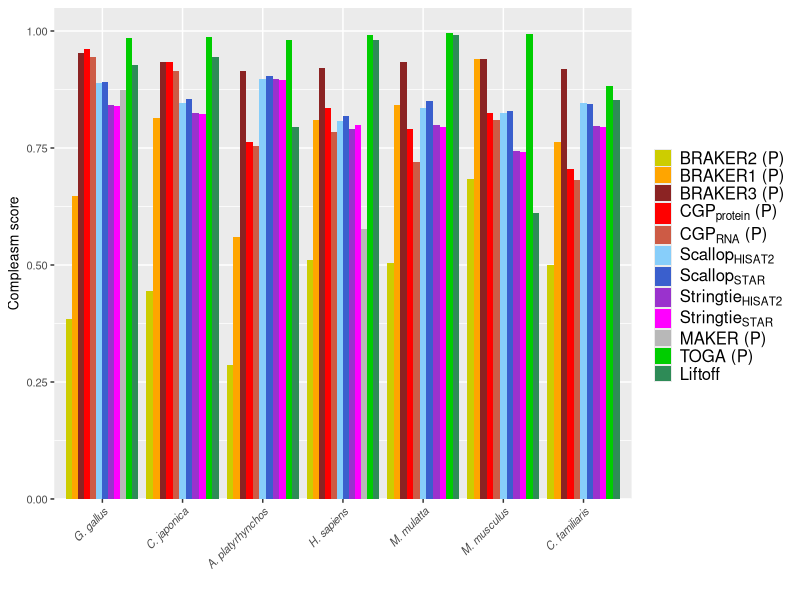
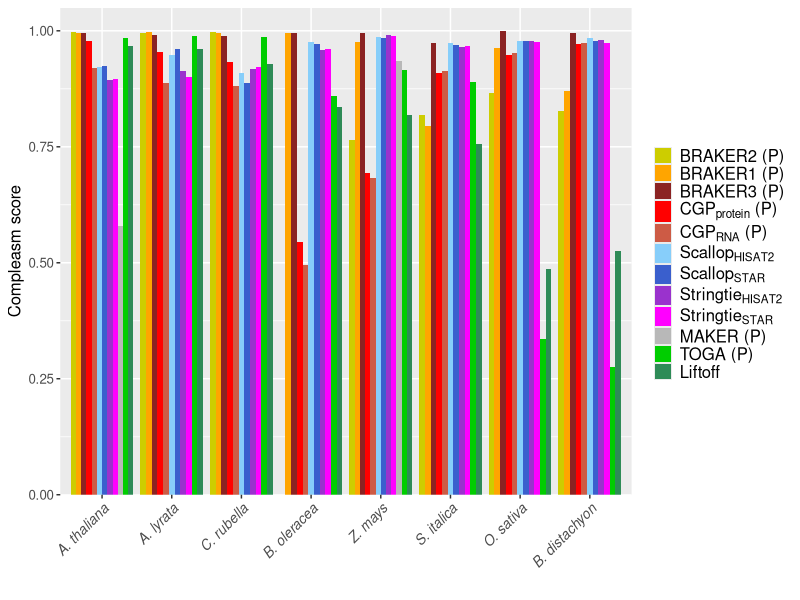
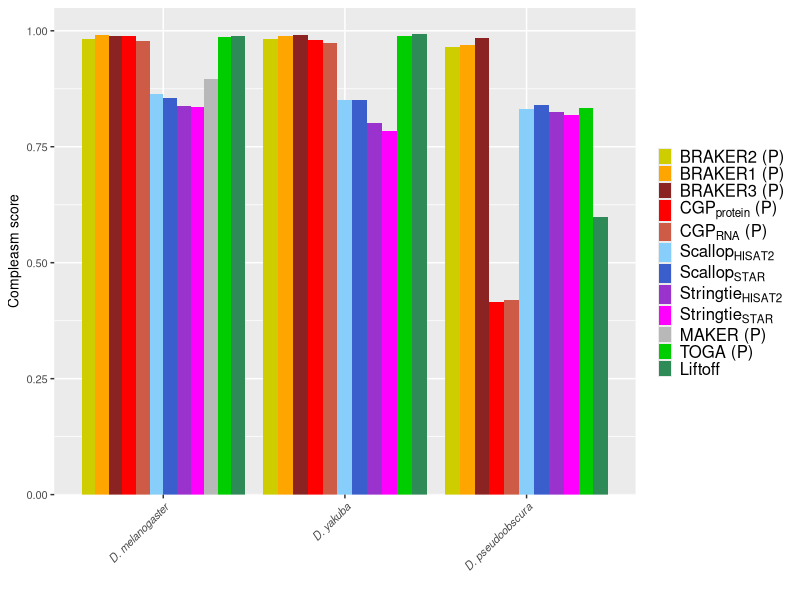
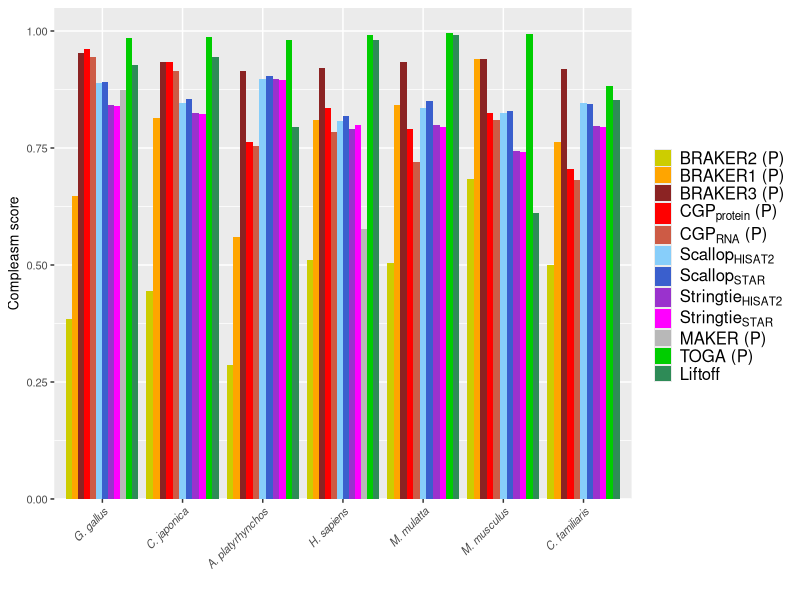
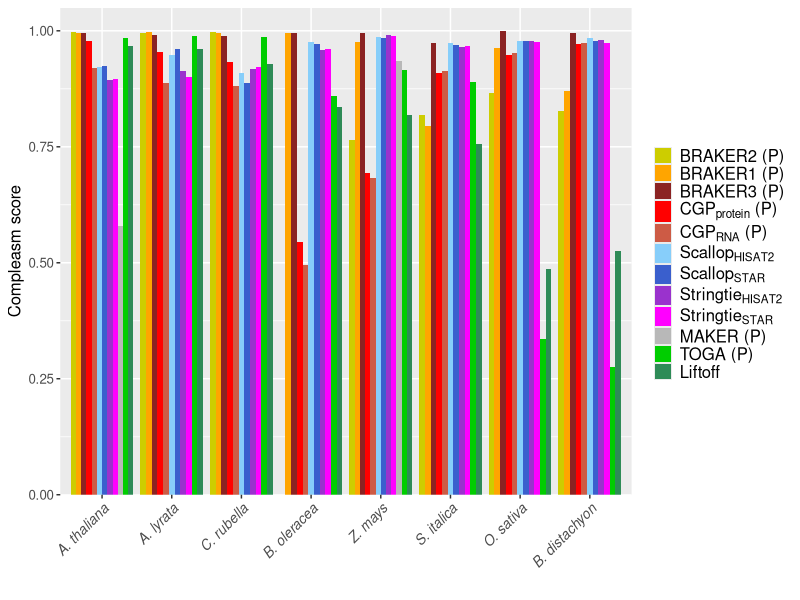
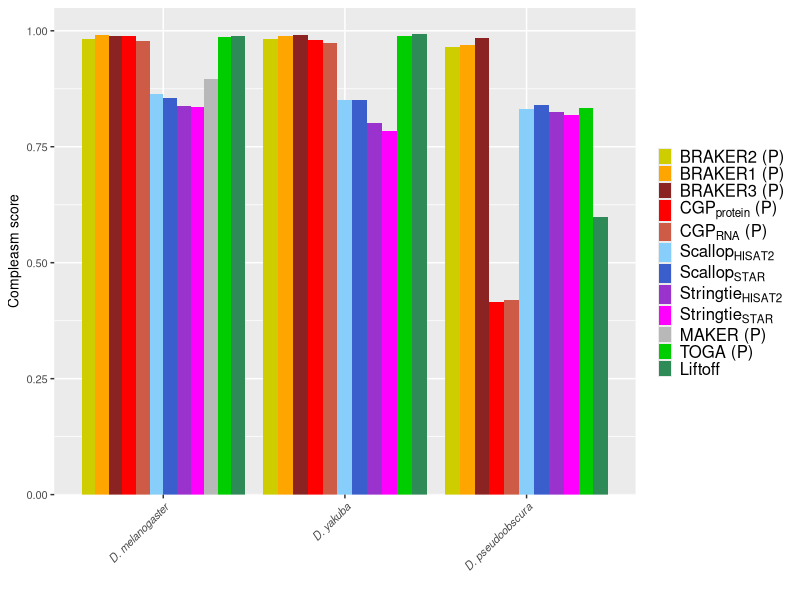

Source code (R) for these figures, in order:
## ---- chunk 1
currentdir=getwd()
setwd(currentdir)
library(tidyverse)
## ---- chunk 2
annotations <-read_csv("../../data/Table_S3.csv")
annotations <- annotations %>% filter(!method %in% c("BrkProt-unfilt","BrkProt-fullsupport","BrkRNA-unfilt",
                                                     "BrkRNA-fullsupport","CGPdenovo","TSEBRA","MakerNoRnaNoEvm",
                                                     "MakerRnaEvm","MakerNoRnaEvm")) 

methodlabels<-c("BRAKER2 (P)","BRAKER1 (P)","BRAKER3 (P)",expression(paste(CGP[protein]," (P)")),expression(paste(CGP[RNA]," (P)")),expression(Scallop[HISAT2]),expression(Scallop[STAR]),expression(Stringtie[HISAT2]),expression(Stringtie[STAR]),"MAKER (P)","TOGA (P)","Liftoff")

annotations$method <- factor(annotations$method,levels=c("BrkProt","BrkRNA","Braker3","CGPprotein","CGPrnaseq",
                                           "ScalHisat","ScalStar","StrHisat","StrStar","MakerRnaNoEvm","TOGA","liftoff"))

annotations <- annotations %>% mutate(species = str_replace(species, "dmelanogaster", "D. melanogaster")) %>%
     mutate(species = str_replace(species, "dpseudoobscura", "D. pseudoobscura")) %>%  
     mutate(species = str_replace(species, "dyakuba", "D. yakuba")) %>%
     mutate(species = str_replace(species, "alyrata", "A. lyrata")) %>%
     mutate(species = str_replace(species, "athaliana", "A. thaliana")) %>%
     mutate(species = str_replace(species, "boleracea", "B. oleracea")) %>%
     mutate(species = str_replace(species, "crubella", "C. rubella")) %>%
     mutate(species = str_replace(species, "osativa", "O. sativa")) %>%
     mutate(species = str_replace(species, "sitalica", "S. italica")) %>%
     mutate(species = str_replace(species, "bdistachyon", "B. distachyon")) %>%
     mutate(species = str_replace(species, "zmays", "Z. mays")) %>%
     mutate(species = str_replace(species, "bmori", "B. mori")) %>%
     mutate(species = str_replace(species, "herato", "H. erato")) %>%
     mutate(species = str_replace(species, "dplexippus", "D. plexippus")) %>%
     mutate(species = str_replace(species, "human", "H. sapiens")) %>%
     mutate(species = str_replace(species, "macaque", "M. mulatta")) %>%
     mutate(species = str_replace(species, "dog", "C. familiaris")) %>%
     mutate(species = str_replace(species, "mouse", "M. musculus")) %>%
     mutate(species = str_replace(species, "chicken", "G. gallus")) %>%
     mutate(species = str_replace(species, "quail", "C. japonica")) %>%
     mutate(species = str_replace(species, "mallard", "A. platyrhynchos"))


annotations <- annotations %>% mutate_at(vars(species),factor,levels=c("D. melanogaster",
              "D. yakuba", "D. pseudoobscura","A. thaliana", "A. lyrata","C. rubella","B. oleracea","Z. mays","S. italica","O. sativa",
               "B. distachyon", "G. gallus","C. japonica","A. platyrhynchos","H. sapiens","M. mulatta","M. musculus","C. familiaris","H. erato","D. plexippus","B. mori"))
## ---- chunk 3
vertebrates_compleasm_protein_barplot <- annotations %>% filter(group =="mammals" | group=="birds") %>% ggplot() + theme(text = element_text(size = 12))  +
    geom_bar(aes(species,y=compleasm_protein,fill=method),width=0.9,stat="identity",position="dodge") +
     scale_fill_manual(labels=methodlabels,values=c("yellow3","orange","brown4", "red","coral3", "lightskyblue", "royalblue3","darkorchid3", "magenta","gray72","green3","seagreen")) +
    theme(axis.text.x=element_text(angle=45, hjust=1,vjust=1,size=8,face="italic")) + 
    theme(axis.text.y=element_text(size=8)) + 
    theme(axis.title.y=element_text(size=10)) +
    ylab("Compleasm score") + xlab("") + scale_y_continuous(expand=c(0,0),limits=c(0,1.05)) + 
    theme(legend.text.align = 0,legend.text=element_text(size=12),legend.spacing.y = unit(0.1, "cm"),legend.key.size= unit(0.45, "cm")) + 
    guides(fill = guide_legend(byrow = TRUE)) +
    labs(fill = "") 
    


print(vertebrates_compleasm_protein_barplot)
ggsave(file="Figure_1A_2024.12.13.pdf",width=7,height=3)
## ---- chunk 4
plants_proteome_compleasm_barplot <- annotations %>% filter(group =="rosids" | group=="monocots") %>% 
  mutate(compleasm_protein=replace_na(compleasm_protein,-1)) %>% 
  ggplot() + theme(text = element_text(size = 12))  +
    geom_bar(aes(species,y=compleasm_protein,fill=method),width=0.9,stat="identity",position="dodge") +
     scale_fill_manual(labels=methodlabels,values=c("yellow3","orange","brown4", "red","coral3", "lightskyblue", "royalblue3","darkorchid3", "magenta","gray72","green3","seagreen")) +
    theme(axis.text.x=element_text(angle=45, hjust=1,vjust=1,size=10,face="italic")) + 
    ylab("Compleasm score") + xlab("") + scale_y_continuous(expand=c(0,0),limits=c(0,1.05)) + 
    theme(legend.text.align = 0,legend.text=element_text(size=12),legend.spacing.y = unit(0.1, "cm"),legend.key.size= unit(0.45, "cm")) + 
    guides(fill = guide_legend(byrow = TRUE)) +
    labs(fill = "") 
    


print(plants_proteome_compleasm_barplot)
ggsave(file="Figure_1B_2024.12.13.pdf",width=9,height=3.42)
## ---- chunk 5
insects_proteome_compleasm_barplot <- annotations %>% filter(group =="dipterans") %>% 
  mutate(compleasm_protein=replace_na(compleasm_protein,-1)) %>% ggplot() + theme(text = element_text(size = 10))  +
    geom_bar(aes(species,y=compleasm_protein,fill=method),width=0.9,stat="identity",position="dodge") +
    scale_fill_manual(labels=methodlabels,values=c("yellow3","orange","brown4", "red","coral3", "lightskyblue", "royalblue3","darkorchid3", "magenta","gray72","green3","seagreen")) +
    theme(axis.text.x=element_text(angle=45, hjust=1,vjust=1,size=8,face="italic")) + 
    ylab("Compleasm score") + xlab("") + scale_y_continuous(expand=c(0,0),limits=c(0,1.05)) + 
    theme(legend.text.align = 0,legend.text=element_text(size=12),legend.spacing.y = unit(0.1, "cm"),legend.key.size= unit(0.35, "cm")) + 
    guides(fill = guide_legend(byrow = TRUE)) +
    labs(fill = "") 
    


print(insects_proteome_compleasm_barplot)
ggsave(file="Figure_1C_2024.12.13.pdf",width=5,height=3.05)
